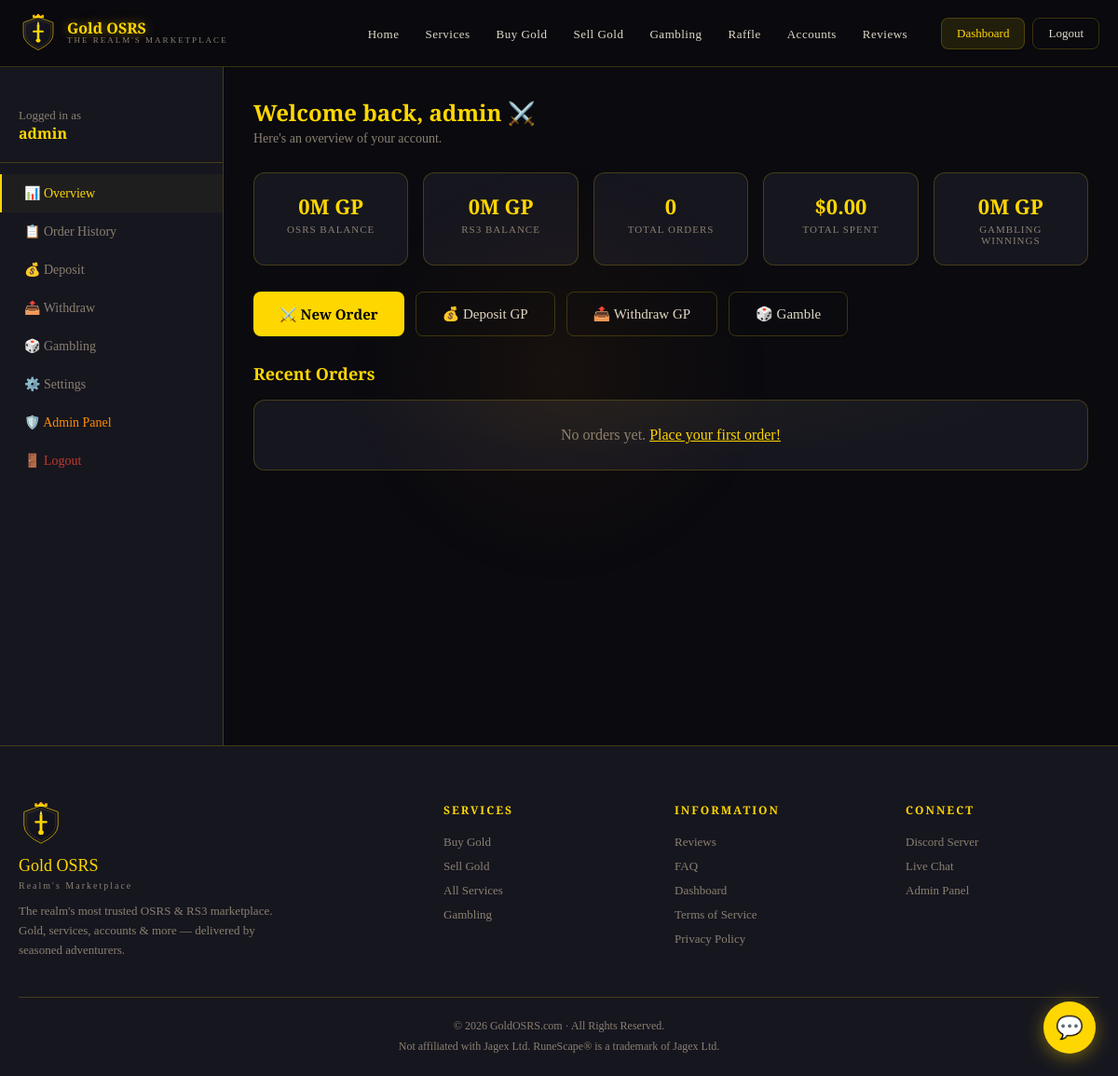
/dashboard.php (signed in), run on the app's committed database.
### tables this page shows
CREATE TABLE IF NOT EXISTS `users` (
  `id`                  INT          AUTO_INCREMENT PRIMARY KEY,
  `username`            VARCHAR(32)  NOT NULL UNIQUE,
  `email`               VARCHAR(255) NOT NULL UNIQUE,
  `password`            VARCHAR(255) NOT NULL,
  `balance_osrs`        BIGINT       DEFAULT 0 COMMENT 'GP millions',
  `balance_rs3`         BIGINT       DEFAULT 0,
  `role`                ENUM('user','admin') DEFAULT 'user',
  `btc_deposit_address` VARCHAR(100) DEFAULT NULL,
  `referral_code`       VARCHAR(16)  DEFAULT NULL,
  `referred_by`         INT          DEFAULT NULL,
  `email_verified`      TINYINT(1)   DEFAULT 0,
  `verification_token`  VARCHAR(64)  DEFAULT NULL,
  `reset_token`         VARCHAR(64)  DEFAULT NULL,
  `reset_expires`       DATETIME     DEFAULT NULL,
  `login_streak`        INT          DEFAULT 0,
  `last_login`          DATE         DEFAULT NULL,
  `created_at`          TIMESTAMP    DEFAULT CURRENT_TIMESTAMP,
  KEY `idx_email`    (`email`),
  KEY `idx_username` (`username`)
);

### lib/functions.php (called while the page is built, shortened)
<?php
function bootstrap(): void {
    require_once __DIR__ . '/db.php';
}
function h(string $s): string {
    return htmlspecialchars($s, ENT_QUOTES | ENT_SUBSTITUTE, 'UTF-8');
}
function require_login(): array {
    return db_one('SELECT * FROM users WHERE id=?', 'i', $_SESSION['user_id']) ?? [];
}
function is_logged_in(): bool {
    return !empty($_SESSION['user_id']);
}
function current_user(): ?array {
    static $cached = null;
    if ($cached) return $cached;
    $cached = db_one('SELECT * FROM users WHERE id=?', 'i', $_SESSION['user_id']);
    return $cached;
}
function fmt_gp(int $millions): string {
    return $millions . 'M GP';
}

### lib/db.php (called while the page is built, shortened)
<?php
$_db_conn = null;
function db(): mysqli {
    global $_db_conn;
    if ($_db_conn instanceof mysqli && $_db_conn->ping()) {
        return $_db_conn;
    }
    $conn = new mysqli(DB_HOST, DB_USER, DB_PASS, DB_NAME);
    $conn->set_charset('utf8mb4');
    return $conn;
}
function dbq(string $sql, string $types = '', ...$params): mysqli_stmt|bool {
    $stmt = db()->prepare($sql);
    if ($types && $params) {
        $stmt->bind_param($types, ...$params);
    }
    $stmt->execute();
    return $stmt;
}
function db_all(string $sql, string $types = '', ...$params): array {
    $stmt = dbq($sql, $types, ...$params);
    $result = $stmt->get_result();
    return $result ? $result->fetch_all(MYSQLI_ASSOC) : [];
}
function db_one(string $sql, string $types = '', ...$params): ?array {
    $stmt = dbq($sql, $types, ...$params);
    $result = $stmt->get_result();
    return ($result && $result->num_rows > 0) ? $result->fetch_assoc() : null;
}

### dashboard.php (the view, shortened to what this page needs)
<?php
require_once __DIR__ . '/lib/functions.php';
$user = require_login();
$orders   = db_all('SELECT * FROM orders WHERE user_id=? ORDER BY created_at DESC LIMIT 20', 'i', $user['id']);
$total_orders = count(db_all('SELECT id FROM orders WHERE user_id=?', 'i', $user['id']));
$total_spent  = db_one('SELECT COALESCE(SUM(price_usd),0) AS s FROM orders WHERE user_id=? AND status IN ("completed","paid")', 'i', $user['id'])['s'] ?? 0;
$total_won    = db_one('SELECT COALESCE(SUM(win_amount),0) AS s FROM games WHERE user_id=? AND won=1', 'i', $user['id'])['s'] ?? 0;
require_once __DIR__ . '/includes/header.php';
?>
<main class="page-content">
<div class="dash-layout">
  <aside class="dash-sidebar">
    <div style="padding:20px;border-bottom:1px solid var(--border);margin-bottom:12px">
      <div style="font-size:13px;color:var(--text-muted)">Logged in as</div>
      <div style="color:var(--gold);font-weight:700;font-size:16px"><?= h($user['username']) ?></div>
    </div>
    <nav class="dash-nav">
      <a href="/dashboard.php" class="active">📊 Overview</a>
      <a href="/history.php">📋 Order History</a>
      <a href="/deposit.php">💰 Deposit</a>
      <a href="/withdraw.php">📤 Withdraw</a>
      <a href="/gambling.php">🎲 Gambling</a>
      <a href="/settings.php">⚙️ Settings</a>
      <?php if ($user['role'] === 'admin'): ?>
      <a href="/admin/" style="color:var(--amber)">🛡️ Admin Panel</a>
      <?php endif; ?>
      <a href="/logout.php" style="margin-top:auto;color:var(--red)">🚪 Logout</a>
    </nav>
  </aside>
  <div class="dash-main">
    <div class="dash-header">
      <h1>Welcome back, <?= h($user['username']) ?> ⚔️</h1>
      <p>Here's an overview of your account.</p>
    </div>
    <div class="stat-cards">
      <div class="stat-card">
        <div class="stat-val"><?= fmt_gp((int)$user['balance_osrs']) ?></div>
        <div class="stat-lbl">OSRS Balance</div>
      </div>
      <div class="stat-card">
        <div class="stat-val"><?= fmt_gp((int)$user['balance_rs3']) ?></div>
        <div class="stat-lbl">RS3 Balance</div>
      </div>
      <div class="stat-card">
        <div class="stat-val"><?= $total_orders ?></div>
        <div class="stat-lbl">Total Orders</div>
      </div>
      <div class="stat-card">
        <div class="stat-val">$<?= number_format((float)$total_spent, 2) ?></div>
        <div class="stat-lbl">Total Spent</div>
      </div>
      <div class="stat-card">
        <div class="stat-val"><?= fmt_gp((int)$total_won) ?></div>
        <div class="stat-lbl">Gambling Winnings</div>
      </div>
    </div>
    <div style="display:flex;gap:12px;flex-wrap:wrap;margin-bottom:28px">
      <a href="/#order" class="btn-primary">⚔️ New Order</a>
      <a href="/deposit.php" class="btn-secondary">💰 Deposit GP</a>
      <a href="/withdraw.php" class="btn-secondary">📤 Withdraw GP</a>
      <a href="/gambling.php" class="btn-secondary">🎲 Gamble</a>
    </div>
    <h2 class="text-gold mb-16" style="font-family:'Cinzel',serif;font-size:18px">Recent Orders</h2>
    <?php if (empty($orders)): ?>
      <div class="card text-center text-muted">No orders yet. <a href="/#order" class="text-gold">Place your first order!</a></div>
    <?php endif; ?>
  </div>
</div>
</main>
<?php require_once __DIR__ . '/includes/footer.php'; ?>

### assets/css/style.css (style rules this page uses)
:root { --gold: #ffd700; --gold-light: #ffe566; --gold-dark: #b8960c; --amber: #ff8c00; --bg-dark: #0a0a0f; --bg-mid: #111118; --bg-card: #16161f; --bg-card2: #1a1a26; --border: rgba(255,215,0,0.2); --border-hover: rgba(255,215,0,0.5); --text: #e0d9c8; --text-muted: #8a8070; --red: #c0392b; --green: #27ae60; --radius: 8px; --shadow-gold: 0 0 20px rgba(255,215,0,0.15); --nav-h: 72px; }
*, *::before, *::after { box-sizing: border-box; margin: 0; padding: 0; }
html { scroll-behavior: smooth; font-size: 16px; }
body { background: var(--bg-dark); color: var(--text); font-family: 'Cinzel', Georgia, serif; min-height: 100vh; overflow-x: hidden; cursor: url('/assets/images/cursor.svg') 4 4, auto; }
main, .page-content { padding-top: var(--nav-h); }
.btn-primary { padding: 14px 28px; border-radius: var(--radius); background: var(--gold); color: #000; font-weight: 700; font-size: 15px; font-family: 'Cinzel', serif; text-decoration: none; border: none; cursor: pointer; transition: all 0.2s; display: inline-block; }
.btn-secondary { padding: 14px 28px; border-radius: var(--radius); background: transparent; border: 1px solid var(--border); color: var(--text); font-size: 15px; font-family: 'Cinzel', serif; text-decoration: none; cursor: pointer; transition: all 0.2s; display: inline-block; }
.card { background: var(--bg-card); border: 1px solid var(--border); border-radius: 12px; padding: 28px; transition: border-color 0.2s, box-shadow 0.2s, transform 0.2s; position: relative; overflow: hidden; }
.card::before { content: ''; position: absolute; inset: 0; background: radial-gradient(ellipse at top, rgba(255,215,0,0.03), transparent 60%); pointer-events: none; }
.dash-layout { display: grid; grid-template-columns: 240px 1fr; min-height: calc(100vh - var(--nav-h)); }
.dash-sidebar { background: var(--bg-card); border-right: 1px solid var(--border); padding: 24px 0; position: sticky; top: var(--nav-h); height: calc(100vh - var(--nav-h)); overflow-y: auto; }
.dash-nav a { display: flex; align-items: center; gap: 10px; padding: 12px 24px; color: var(--text-muted); text-decoration: none; font-size: 14px; transition: all 0.2s; border-left: 2px solid transparent; }
.dash-nav a:hover, .dash-nav a.active { color: var(--gold); border-left-color: var(--gold); background: rgba(255,215,0,0.04); }
.dash-main { padding: 32px; }
.dash-header { margin-bottom: 28px; }
.dash-header h1 { font-family: 'Cinzel Decorative', serif; font-size: 24px; color: var(--gold); }
.dash-header p { color: var(--text-muted); font-size: 14px; margin-top: 4px; }
.stat-cards { display: grid; grid-template-columns: repeat(auto-fit, minmax(160px,1fr)); gap: 16px; margin-bottom: 28px; }
.stat-card { background: var(--bg-card); border: 1px solid var(--border); border-radius: 12px; padding: 20px; text-align: center; }
.stat-card .stat-val { font-size: 22px; font-weight: 700; color: var(--gold); font-family: 'Cinzel', serif; }
.stat-card .stat-lbl { font-size: 11px; color: var(--text-muted); letter-spacing: 1px; text-transform: uppercase; margin-top: 4px; }
.text-gold { color: var(--gold); }
.text-muted { color: var(--text-muted); }
.text-center { text-align: center; }
.mb-16 { margin-bottom: 16px; }

### data on the page
users: username "admin", balance_osrs "0M GP", balance_rs3 "0M GP"

### other printed values
$total_orders "0"
$total_spent "0.00"
fmt_gp((int)$total_won) "0M GP"
